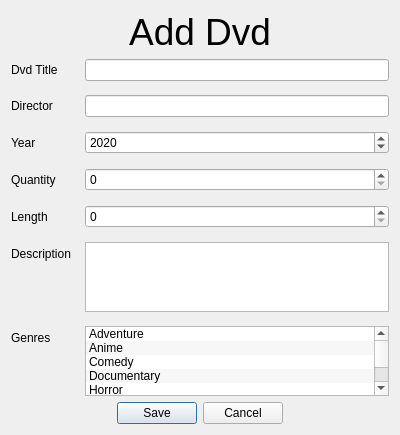
<?xml version="1.0" encoding="UTF-8"?>
<ui version="4.0">
 <class>DvdDialog</class>
 <widget class="QDialog" name="DvdDialog">
  <property name="geometry">
   <rect>
    <x>0</x>
    <y>0</y>
    <width>400</width>
    <height>435</height>
   </rect>
  </property>
  <property name="windowTitle">
   <string>Dialog</string>
  </property>
  <property name="modal">
   <bool>true</bool>
  </property>
  <layout class="QVBoxLayout" name="verticalLayout">
   <item>
    <widget class="QLabel" name="titleLabel">
     <property name="font">
      <font>
       <pointsize>28</pointsize>
      </font>
     </property>
     <property name="text">
      <string>Add Dvd</string>
     </property>
     <property name="alignment">
      <set>Qt::AlignCenter</set>
     </property>
    </widget>
   </item>
   <item>
    <layout class="QFormLayout" name="formLayout">
     <property name="horizontalSpacing">
      <number>14</number>
     </property>
     <property name="verticalSpacing">
      <number>14</number>
     </property>
     <item row="0" column="0">
      <widget class="QLabel" name="label">
       <property name="text">
        <string>Dvd Title</string>
       </property>
      </widget>
     </item>
     <item row="0" column="1">
      <widget class="QLineEdit" name="dvdTitle"/>
     </item>
     <item row="1" column="0">
      <widget class="QLabel" name="label_5">
       <property name="text">
        <string>Director</string>
       </property>
      </widget>
     </item>
     <item row="1" column="1">
      <widget class="QLineEdit" name="dvdDirector"/>
     </item>
     <item row="2" column="0">
      <widget class="QLabel" name="label_4">
       <property name="text">
        <string>Year</string>
       </property>
      </widget>
     </item>
     <item row="2" column="1">
      <widget class="QSpinBox" name="dvdYearSpinbox">
       <property name="minimum">
        <number>1900</number>
       </property>
       <property name="maximum">
        <number>2100</number>
       </property>
       <property name="value">
        <number>2020</number>
       </property>
      </widget>
     </item>
     <item row="3" column="0">
      <widget class="QLabel" name="label_2">
       <property name="text">
        <string>Quantity</string>
       </property>
      </widget>
     </item>
     <item row="3" column="1">
      <widget class="QSpinBox" name="dvdQuantitySpinbox"/>
     </item>
     <item row="4" column="0">
      <widget class="QLabel" name="label_7">
       <property name="text">
        <string>Length</string>
       </property>
      </widget>
     </item>
     <item row="4" column="1">
      <widget class="QSpinBox" name="dvdLengthSpinbox">
       <property name="maximum">
        <number>1000</number>
       </property>
      </widget>
     </item>
     <item row="5" column="0">
      <widget class="QLabel" name="label_8">
       <property name="text">
        <string>Description</string>
       </property>
      </widget>
     </item>
     <item row="5" column="1">
      <widget class="QTextEdit" name="dvdDescriptionTextEdit"/>
     </item>
     <item row="6" column="0">
      <widget class="QLabel" name="label_3">
       <property name="text">
        <string>Genres</string>
       </property>
      </widget>
     </item>
     <item row="6" column="1">
      <widget class="QListWidget" name="dvdGenreList">
       <property name="alternatingRowColors">
        <bool>true</bool>
       </property>
       <property name="selectionMode">
        <enum>QAbstractItemView::MultiSelection</enum>
       </property>
       <property name="spacing">
        <number>3</number>
       </property>
       <property name="sortingEnabled">
        <bool>true</bool>
       </property>
       <item>
        <property name="text">
         <string>Adventure</string>
        </property>
       </item>
       <item>
        <property name="text">
         <string>Anime</string>
        </property>
       </item>
       <item>
        <property name="text">
         <string>Comedy</string>
        </property>
       </item>
       <item>
        <property name="text">
         <string>Documentary</string>
        </property>
       </item>
       <item>
        <property name="text">
         <string>Horror</string>
        </property>
       </item>
       <item>
        <property name="text">
         <string>Romance</string>
        </property>
       </item>
      </widget>
     </item>
    </layout>
   </item>
   <item>
    <widget class="QDialogButtonBox" name="acceptButtonBox">
     <property name="standardButtons">
      <set>QDialogButtonBox::Cancel|QDialogButtonBox::Save</set>
     </property>
     <property name="centerButtons">
      <bool>true</bool>
     </property>
    </widget>
   </item>
  </layout>
 </widget>
 <resources/>
 <connections>
  <connection>
   <sender>acceptButtonBox</sender>
   <signal>rejected()</signal>
   <receiver>DvdDialog</receiver>
   <slot>reject()</slot>
   <hints>
    <hint type="sourcelabel">
     <x>208</x>
     <y>415</y>
    </hint>
    <hint type="destinationlabel">
     <x>208</x>
     <y>217</y>
    </hint>
   </hints>
  </connection>
  <connection>
   <sender>acceptButtonBox</sender>
   <signal>accepted()</signal>
   <receiver>DvdDialog</receiver>
   <slot>accept()</slot>
   <hints>
    <hint type="sourcelabel">
     <x>208</x>
     <y>415</y>
    </hint>
    <hint type="destinationlabel">
     <x>208</x>
     <y>217</y>
    </hint>
   </hints>
  </connection>
 </connections>
</ui>
